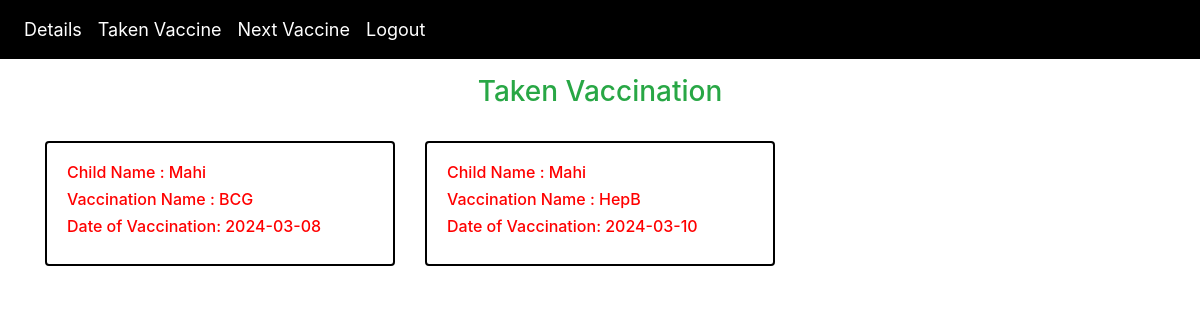
/user/taken.php (signed in), run on the app's committed database.
### tables this page shows
CREATE TABLE `take` (
  `id` int(11) NOT NULL,
  `name` varchar(50) NOT NULL,
  `email` varchar(50) NOT NULL,
  `phone` varchar(50) NOT NULL,
  `uid` varchar(255) NOT NULL,
  `did` varchar(255) NOT NULL,
  `vaccine` varchar(100) NOT NULL,
  `vdate` varchar(50) NOT NULL
);

### user/taken.php (the view, shortened to what this page needs)
<?php
$id = $_SESSION["id"];
include("db.php");
?>
<!DOCTYPE html>
<html lang="en">
<head>
</head>
<body>
    <?php
        include("header.php");
    ?>
    <div class="container">
        <h3 class="text-center text-success mt-3">Taken Vaccination</h3>
        <div class="row">
            <?php
                $sql = "select * from take where uid = $id";
                $result = mysqli_query($conn, $sql);
                if(mysqli_num_rows($result) > 0)
                {
                    while($row = mysqli_fetch_assoc($result))
                    {
                        ?>
                        <div class="col-md-4 mt-4">
                            <div class="card" style="border: 2px solid #000000;">
                                <div class="card-body">
                                    <h6 style="color: rgb(255,0,0);text-transform:capitalize;">Child Name : <?= $row["name"]?></h6>
                                    <h6 style="color: rgb(255,0,0);">Vaccination Name : <?= $row["vaccine"]?></h6>
                                    <h6 style="color: rgb(255,0,0);">Date of Vaccination: <?= $row["vdate"]?></h6>
                                </div>
                            </div>
                        </div>
                        <?php
                    }
                }
            ?>
        </div>
    </div>
</body>
</html>

### data on the page
take: name "Mahi", vaccine "BCG", vdate "2024-03-08"
take: name "Mahi", vaccine "HepB", vdate "2024-03-10"
